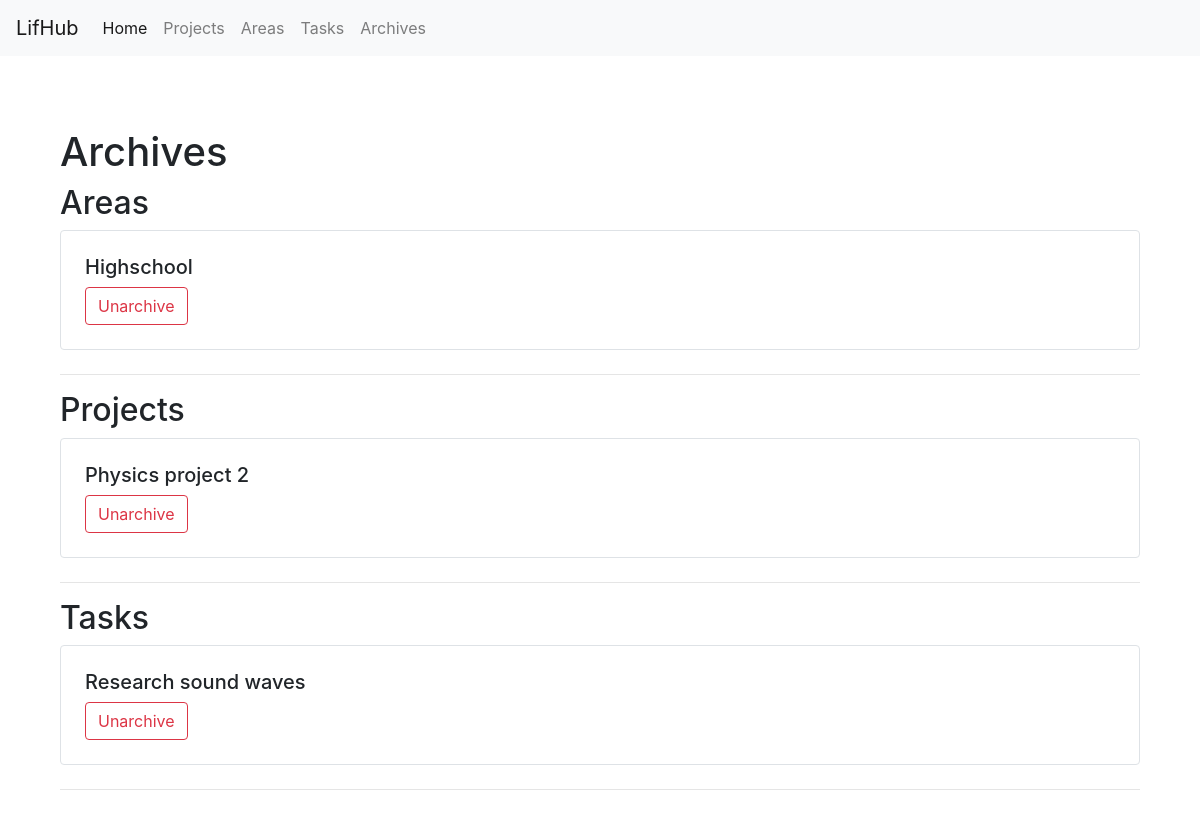
Page /archive on the committed database.
### main.py (models this page shows, shortened)
class Area(db.Model):
    __tablename__ = "areas"
    id = Column(Integer, primary_key=True)
    created = Column(DateTime, default=datetime.now)
    title = Column(String(100), nullable=False)
    tasks = relationship("Task", back_populates="area")
    projects = relationship("Project", back_populates="area")
    archive = Column(Boolean, default=False)

class Project(db.Model):
    __tablename__ = "projects"
    id = db.Column(Integer, primary_key=True)
    created = db.Column(DateTime, default=datetime.now)
    title = db.Column(String(100), nullable=False)
    area_id = db.Column(Integer, ForeignKey('areas.id'))
    area = relationship("Area", back_populates="projects")
    tasks = relationship("Task", back_populates="project")
    due_date = db.Column(String(30))
    archive = db.Column(Boolean)

class Task(db.Model):
    __tablename__ = "tasks"
    id = db.Column(Integer, primary_key=True)
    title = db.Column(String(100), nullable=False)
    created = db.Column(DateTime, default=datetime.now)
    area_id = db.Column(Integer, ForeignKey('areas.id'))
    area = relationship("Area", back_populates="tasks")
    content = db.Column(Text)
    due_date = db.Column(String)
    project_id = Column(Integer, ForeignKey('projects.id'))
    project = relationship("Project", back_populates="tasks")
    archive = db.Column(Boolean, default=False)
    sources = relationship("Sources", back_populates="task")

### main.py (the view)
@webServer.route('/archive')
def archive():
    archived_tasks = []
    archived_areas = []
    archived_projects = []
    tasks = Task.query.all()
    areas = Area.query.all()
    projects = Project.query.all()
    for task in tasks:
        if task.archive == True:
            archived_tasks.append(task)
    for area in areas:
        if area.archive == True:
            archived_areas.append(area)
    for project in projects:
        if project.archive == True:
            archived_projects.append(project)
    return render_template('archive.html', archived_areas=archived_areas, archived_projects=archived_projects, archived_tasks=archived_tasks)

### templates/archive.html (shortened to what this page needs)
{% extends "main.html"%}
{% block content %}
<body>
<div class="container mx-auto py-4">
<h1>Archives</h1>
    <h2>Areas</h2>
    {% for area in archived_areas %}
    <div class="border rounded p-4 mb-4">
        <h5>{{ area.title }}</h5>
        <form method="POST" action="{{ url_for('unarchive_area', area_id=area.id) }}" style="display:inline;">
            <button type="submit" class="btn btn-outline-danger">Unarchive</button>
        </form>
    </div>
    {% endfor %}
    <hr></hr>
    <h2>Projects</h2>
    {% for project in archived_projects %}
    <div class="border rounded p-4 mb-4">
        <h5>{{ project.title }}</h5>
        <form method="POST" action="{{ url_for('unarchive_project', project_id=project.id) }}" style="display:inline;">
            <button type="submit" class="btn btn-outline-danger">Unarchive</button>
        </form>
    </div>
    {% endfor %}
    <hr></hr>
    <h2>Tasks</h2>
    {% for task in archived_tasks %}
    <div class="border rounded p-4 mb-4">
        <h5>{{ task.title }}</h5>
          <form method="POST" action="{{ url_for('unarchive_task', task_id=task.id) }}" style="display:inline;">
            <button type="submit" class="btn btn-outline-danger">Unarchive</button>
        </form>
    </div>
    {% endfor %}
    <hr></hr>
</div>
</body>
{% endblock %}

### rows in the picture
Area: title "Highschool"
Project: title "Physics project 2"
Task: title "Research sound waves"
